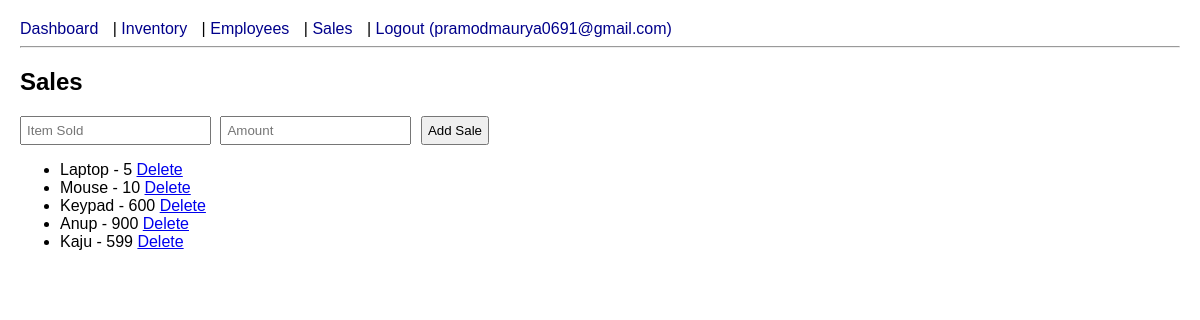
/sales (signed in), run on the app's committed database.
### tables this page shows
CREATE TABLE sales (
    id INTEGER PRIMARY KEY AUTOINCREMENT,
    item TEXT NOT NULL,
    amount INTEGER NOT NULL
);

### app.py (the view)
@app.route('/sales')
def sales():
    if 'username' not in session:
        return redirect(url_for('login'))
    db = get_db()
    sales = db.execute("SELECT * FROM sales").fetchall()
    return render_template('sales.html', sales=sales)

### app.py (called while the page is built)
def get_db():
    if 'db' not in g:
        g.db = sqlite3.connect(DATABASE)
        g.db.row_factory = sqlite3.Row
    return g.db

### templates/sales.html
{% extends "layout.html" %}
{% block content %}
<h2>Sales</h2>
{% if session.get('role') == 'admin' %}
<form method="post" action="{{ url_for('add_sale') }}">
  <input type="text" name="item" placeholder="Item Sold" required>
  <input type="number" name="amount" placeholder="Amount" required>
  <button type="submit">Add Sale</button>
</form>
{% endif %}
<ul>
  {% for sale in sales %}
  <li>{{ sale.item }} - {{ sale.amount }}
    {% if session.get('role') == 'admin' %}
    <a href="{{ url_for('delete_sale', id=sale.id) }}">Delete</a>
    {% endif %}
  </li>
  {% endfor %}
</ul>
{% endblock %}

### static/style.css (style rules this page uses)
body { font-family: Arial, sans-serif; margin: 20px; }
form input, form button { padding: 5px; margin-right: 5px; }

### data on the page
sales: item "Laptop", amount "5"
sales: item "Mouse", amount "10"
sales: item "Keypad", amount "600"
sales: item "Anup", amount "900"
sales: item "Kaju", amount "599"

### other printed values
{{ session.get('username') }} "pramodmaurya0691@gmail.com"
